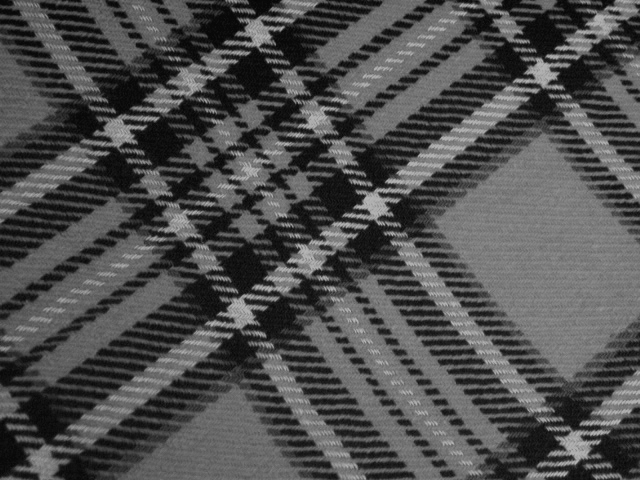
%> input picture A8/data/train_data/plaid_01.jpg, 640 x 480 px; its folder holds only this picture in this run
$ octave main.m   (GNU Octave 9; MATLAB toolbox functions it lacks are replaced by stand-ins)
%> lines starting %> are read from the running program, lines starting %| are printed output that depends on the picture
### A8/code/sample_select.m
function [train_samples,test_samples] = sample_select(data_dir)
%> called with data_dir = '..\data'

%读入数据和标签

trainDataDir = fullfile(data_dir, 'uiuc_texture','train_data');
testDataDir = fullfile(data_dir, 'uiuc_texture','test_data');

% .image{i}: name of image No.i, e.g. bark_01.jpg
% .class{i}: type of image No.i, e.g. bark
% .classId{i}: number for the type of image No.i, e.g.bark---1

% Load all the image names
files = dir(fullfile(trainDataDir, '*.jpg'));
train_samples.image = cell(length(files),1);
train_samples.class = cell(length(files),1);
for i = 1:length(train_samples.class)
    train_samples.image{i} = files(i).name;
    ind = strfind(train_samples.image{i}, '_');
    train_samples.class{i} = train_samples.image{i}(1:ind(1)-1);
end
[~,~,train_samples.classId] = unique(train_samples.class);

% Load all the image names
files = dir(fullfile(testDataDir, '*.jpg'));
test_samples.image = cell(length(files),1);
test_samples.class = cell(length(files),1);
for i = 1:length(test_samples.class)
    test_samples.image{i} = files(i).name;
    ind = strfind(test_samples.image{i}, '_');
    test_samples.class{i} = test_samples.image{i}(1:ind(1)-1);
end
[~,~,test_samples.classId] = unique(test_samples.class);

### A8/code/makeFilterbank.m
function fb = makeFilterbank
% Make filter bank. It is convinient to represent this as a [N N 8] array.
hsize=21;
% or 16
dim=8;
fb=zeros(hsize,hsize,dim);
for i=1:6
    tmp=ceil(i/2);
    tmp1=mod(i,2);
    sigma=tmp*sqrt(2);
    gaussian_f=fspecial('gaussian',hsize,sigma);
    prewitt_f=fspecial('prewitt');
    gaussian_de=conv2(gaussian_f,prewitt_f,'same');
    fb(:,:,i)=gaussian_de;
    if tmp1==1
        fb(:,:,i)=imrotate(fb(:,:,i),90,'bilinear','crop');
    end
end
sigma=2*sqrt(2);
gaussian_lap=fspecial('log',hsize,sigma);
fb(:,:,7)=gaussian_lap;
sigma=sigma/2;
gaussian_lap=fspecial('log',hsize,sigma);
fb(:,:,8)=gaussian_lap;
if dim==16
    for i=9:14
        tmp=ceil((i-8)/2);
        tmp1=mod((i-8),2);
        sigma=tmp*sqrt(2);
        gaussian_f=fspecial('gaussian',hsize,sigma);
        prewitt_f=fspecial('prewitt');
        gaussian_de=conv2(gaussian_f,prewitt_f,'same');
        gaussian_de2=conv2(gaussian_de,prewitt_f,'same');
        fb(:,:,i)=gaussian_de2;
        if tmp1==1
            fb(:,:,i)=imrotate(fb(:,:,i),90,'bilinear','crop');
        end
    end
    sigma=2*sqrt(2);
    gaussian=fspecial('gaussian',hsize,sigma);
    fb(:,:,15)=gaussian;
    sigma=sigma/2;
    gaussian=fspecial('gaussian',hsize,sigma);
    fb(:,:,16)=gaussian;
end


% Random filterbank. You should replace this with your implementation.
% fb = rand([10 10 8]);

### A8/code/applyFilterbank.m
function samples_res = applyFilterbank(train_samples,fb)
% apply Filter into the images of the sample,
% input is the images sample and filter bank
% output is the filter respons of the images sample
m=480;
n=640;
data_dir = '..\data';
if (length(train_samples.image)==5)
    str = fullfile(data_dir, 'uiuc_texture','train_data');
else
    str = fullfile(data_dir, 'uiuc_texture','test_data');
end
dim=size(fb,3);
samples_res=zeros(m*n*length(train_samples.image),dim);
for i=1:length(train_samples.image)
    img=imread(fullfile(str,train_samples.image{i}));
%> img is the input picture: size 480x640 uint8; min 5, max 183, mean 77.9
    res=zeros(m*n,dim);
    for j=1:dim
        tmp=conv2(img,fb(:,:,j),'same');
        tmp1=tmp(:)';
        res(:,j)=tmp1;
    end
%> this loop made 8 passes
%> pass 1, in applyFilterbank, `tmp=conv2(img,fb(:,:,j),'same');`:
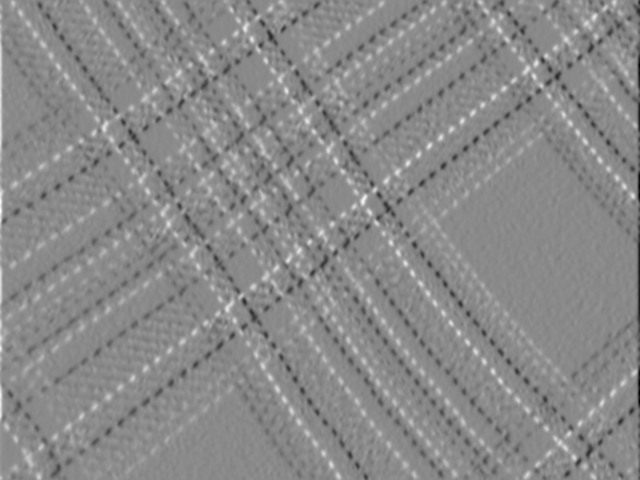
%> tmp: size 480x640 double; min -232.8, max 198.3, mean 0.1; drawn with min black and max white
%> pass 2, in applyFilterbank, `tmp=conv2(img,fb(:,:,j),'same');`:
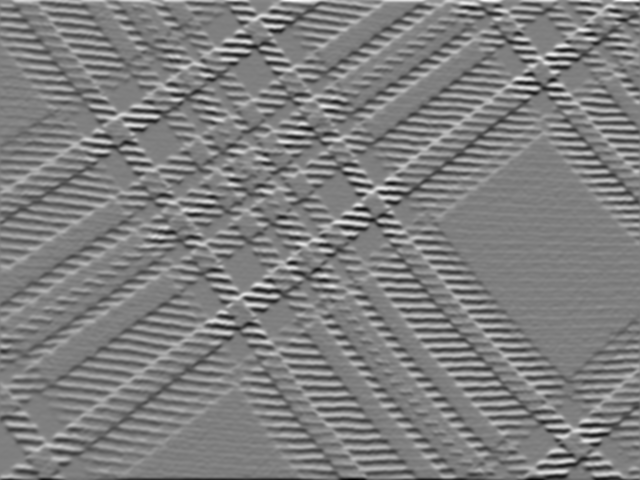
%> tmp: size 480x640 double; min -225, max 225, mean 0.1; drawn with min black and max white
%> pass 3, in applyFilterbank, `tmp=conv2(img,fb(:,:,j),'same');`:
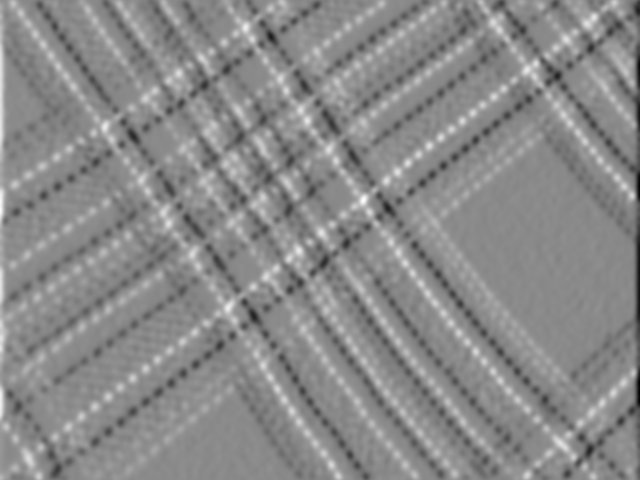
%> tmp: size 480x640 double; min -118.1, max 100.3, mean 0.1; drawn with min black and max white
    samples_res((i-1)*m*n+1:i*m*n,:)=res;
end

% replace it with your implementation
% samples_res = [];

### A8/code/applyHistogram.m
function samples_hist = applyHistogram(samples_cluster,k)
%> called with k = 20
% apply histogram for each image in the sample
% input is the sample
% output is the histogram result
m=480;
n=640;
cnt=size(samples_cluster,1)/(m*n);
%> cnt = 1
samples_hist=zeros(k,cnt);
for i=1:cnt
    tmp=tabulate(samples_cluster((i-1)*m*n+1:i*m*n,:));
    tmp=sortrows(tmp(:,1:2),1);
    tmp=tmp(:,2);
    samples_hist(:,i)=tmp;
end
%> this loop made 1 pass
%> after the loop, samples_hist = 20 values, max 84333 at index 1, min 3238 at index 14, mean 15360
% replace it with your implementation
% samples_hist = [];

### A8/code/visualizeSamples.m
function visualizeSamples(samples_cluster)
% visualize the samples result
m=480;
n=640;
for i = 1:5
    tmp = samples_cluster((i-1)*m*n+1:i*m*n);
    tmp1 = reshape(tmp,[m n]);
    pic = label2rgb(tmp1);
    figure(1),subplot(2,3,i),imshow(pic),title(['Type',num2str(i)]);
end

### A8/code/applyKmeans.m
function [samples_cluster,centers] = applyKmeans(samples_res,k)
% apply kmeans algorithm to cluster all pixels into k classes.
% input are the samples responses and class numbers
% output are the samples cluster result and kmeans centers
% personnally I recommand function 'kmeans', you can learn how
% to use it by 'doc kmeans' or 'help kmeans'
opts = statset('Display','off','MaxIter',2000);
[samples_cluster,centers]=kmeans(samples_res,k,'Options',opts);

% replace it with your implementation
% samples_cluster = [];
% centers = [];

### A8/code/main.m


% data分为训练样本集和测试样本集，其中训练样本集中每个标签包含一张图片，测试样本集包含剩下的图片
data_dir = '..\data'; % Set this to the location of your data directory
[train_samples,test_samples] = sample_select(data_dir);


disp = 1;
% 制作滤波器组
fb = makeFilterbank();
%% 训练
% 对样本集中的每个图片，求图片的滤波器组响应,返回样本集的响应
samples_res = applyFilterbank(train_samples,fb);

% 样本集的响应中，对每个像素进行k-means聚类，k=20，推荐使用kmeans函数
k = 20;
[samples_cluster,centers] = applyKmeans(samples_res,k);

% 求取样本集中每个图片的texton直方图
samples_hist = applyHistogram(samples_cluster,k);

if disp == 1
    % 可视化聚类结果
    visualizeSamples(samples_cluster)
%> the loop in visualizeSamples, `for i = 1:5` made 2 passes
%> pass 1, in visualizeSamples, `tmp1 = reshape(tmp,[m n]);`:
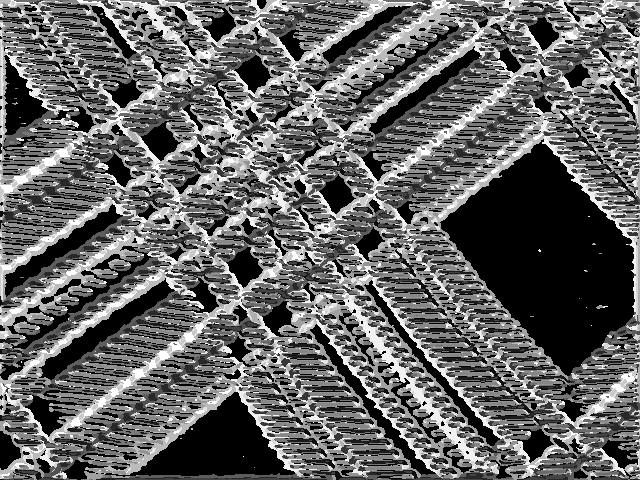
%> tmp1: size 480x640 double; min 1, max 20, mean 8.41; drawn with min black and max white
%> pass 1, in visualizeSamples, `pic = label2rgb(tmp1);`:
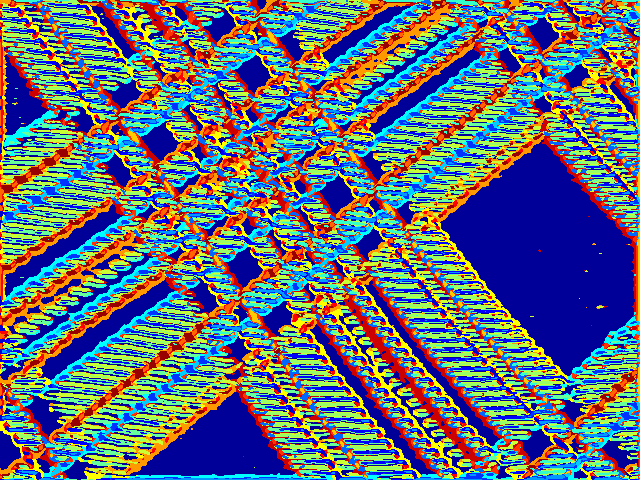
%> pic: size 480x640x3 uint8; mean R, G, B 97.7, 109.3, 122.2
%> the run ends on the next line
